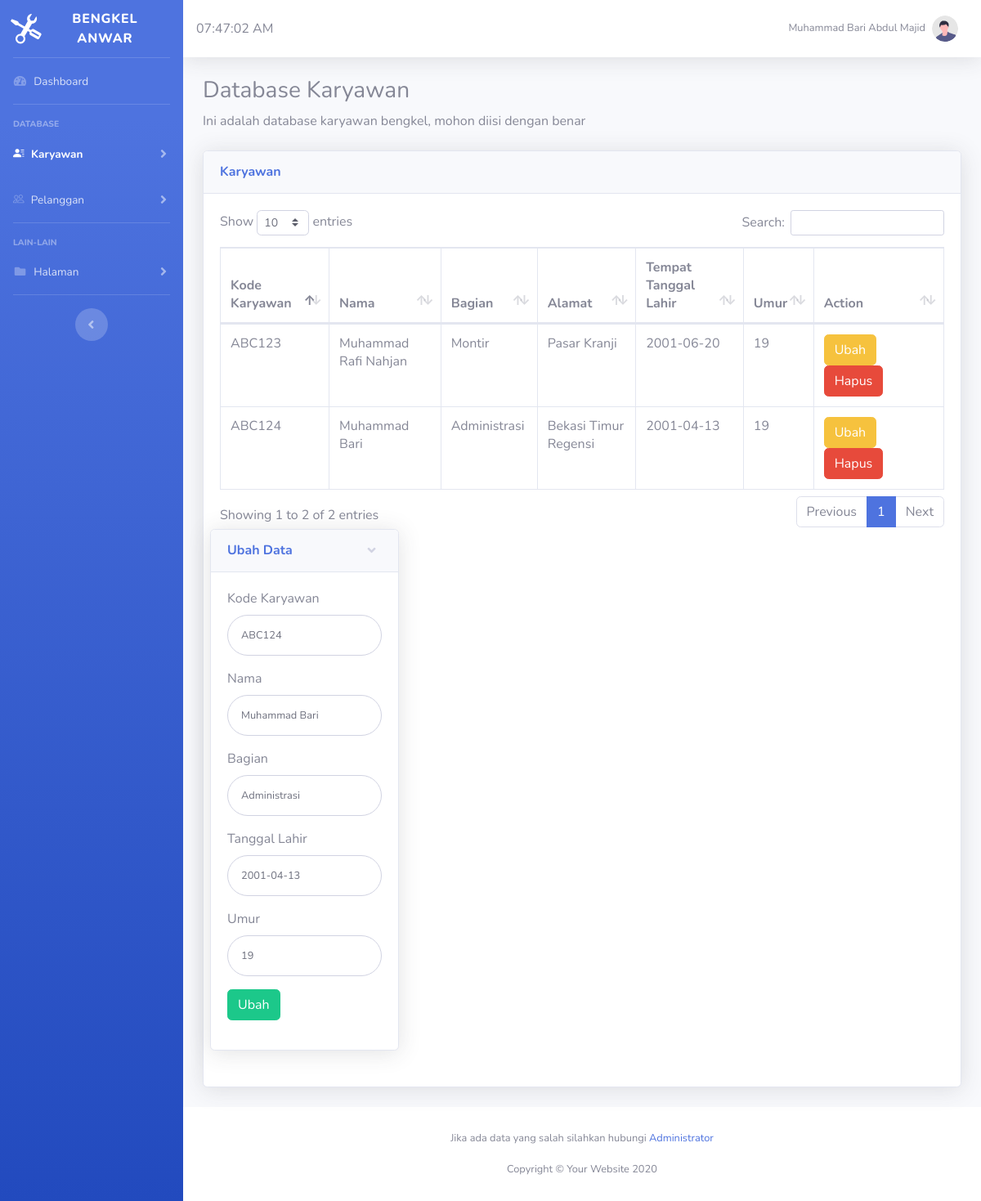
The app's page /ubahkaryawan.php (signed in) with its own data.
### tables this page shows
CREATE TABLE `data_diri` (
  `kd_karyawan` varchar(10) NOT NULL,
  `nama_karyawan` varchar(30) NOT NULL,
  `bagian` varchar(20) NOT NULL,
  `alamat_karyawan` varchar(30) NOT NULL,
  `ttl_karyawan` date NOT NULL,
  `umur` int(2) NOT NULL
);

### ubahkaryawan.php (the view, shortened to what this page needs)
<html>
    <head>
    <link rel="stylesheet" href="https://cdn.jsdelivr.net/npm/bootstrap-icons@1.4.1/font/bootstrap-icons.css">
    <link href="vendor/fontawesome-free/css/all.min.css" rel="stylesheet" type="text/css">
    <link href="css/sb-admin-2.min.css" rel="stylesheet">
    <link href="vendor/datatables/dataTables.bootstrap4.min.css" rel="stylesheet">
    </head>
<body id="page-top">
    <div id="wrapper">
        <ul class="navbar-nav bg-gradient-primary sidebar sidebar-dark accordion" id="accordionSidebar">
            <a class="sidebar-brand d-flex align-items-center justify-content-center" href="index.html">
                <div class="sidebar-brand-icon rotate-n-15">
                    <i class="bi bi-tools"></i>
                </div>
                <div class="sidebar-brand-text mx-3">Bengkel Anwar</div>
            </a>
            <hr class="sidebar-divider my-0">
            <li class="nav-item">
                <a class="nav-link" href="index.php">
                    <i class="fas fa-fw fa-tachometer-alt"></i>
                    <span>Dashboard</span></a>
            </li>
            <hr class="sidebar-divider">
            <div class="sidebar-heading">
                Database
            </div>
            <li class="nav-item active">
                <a class="nav-link collapsed" href="#" data-toggle="collapse" data-target="#collapseTwo"
                    aria-expanded="true" aria-controls="collapseTwo">
                    <i class="bi bi-person-lines-fill"></i>
                    <span>Karyawan</span>
                </a>
            </li>
            <li class="nav-item">
                <a class="nav-link collapsed" href="#" data-toggle="collapse" data-target="#collapseUtilities"
                    aria-expanded="true" aria-controls="collapseUtilities">
                    <i class="bi bi-people"></i>
                    <span>Pelanggan</span>
                </a>
            </li>
            <hr class="sidebar-divider">
            <div class="sidebar-heading">
                Lain-lain
            </div>
                <li class="nav-item">
                    <a class="nav-link collapsed" href="#" data-toggle="collapse" data-target="#collapsePages"
                        aria-expanded="true" aria-controls="collapsePages">
                        <i class="fas fa-fw fa-folder"></i>
                        <span>Halaman</span>
                    </a>
                </li>
            <hr class="sidebar-divider d-none d-md-block">
            <div class="text-center d-none d-md-inline">
                <button class="rounded-circle border-0" id="sidebarToggle"></button>
            </div>
        </ul>
        <div id="content-wrapper" class="d-flex flex-column">
            <div id="content">
                <nav class="navbar navbar-expand navbar-light bg-white topbar mb-4 static-top shadow">
                <div id="clock"></div>
                    <ul class="navbar-nav ml-auto">
                        <li class="nav-item dropdown no-arrow">
                            <a class="nav-link dropdown-toggle" href="#" id="userDropdown" role="button"
                                data-toggle="dropdown" aria-haspopup="true" aria-expanded="false">
                                <span class="mr-2 d-none d-lg-inline text-gray-600 small">
                                <?php
                                $nama = $_SESSION["nama"];
                                echo "$nama";?></span>
                                <img class="img-profile rounded-circle"
                                    src="img/undraw_profile.svg">
                            </a>
                        </li>
                    </ul>
                </nav>
                <div class="container-fluid">
                    <h1 class="h3 mb-2 text-gray 800">Database Karyawan</h1>
                    <p class="mb-4"> Ini adalah database karyawan bengkel, mohon diisi dengan benar </p>
                    <div class="card shadow mb-4">
                        <div class="card-header py-3">
                            <h6 class="m-0 font-weight-bold text-primary">Karyawan</h6>
                        </div>
                        <div class="card-body">
                            <div class="table-responsive">
                                <table class="table table-bordered" id="dataTable" width="100%" cellspacing="0">
                                    <thead>
                                        <tr>
                                            <th>Kode Karyawan</th>
                                            <th>Nama</th>
                                            <th>Bagian</th>
                                            <th>Alamat</th>
                                            <th>Tempat Tanggal Lahir</th>
                                            <th>Umur</th>
                                            <th width="18%">Action</th>
                                        </tr>
                                    </thead>
                                    <tbody>
                                        <?php
                                        include 'koneksi.php';
                                        $data=mysqli_query($koneksi,"SELECT * FROM data_diri") or
                                        die(mysqli_error($koneksi));
                                        foreach ($data as $baris){ ?>
                                        <tr>
                                        <td><?php echo $baris['kd_karyawan'] ?></td>
                                        <td><?php echo $baris['nama_karyawan'] ?></td>
                                        <td><?php echo $baris['bagian'] ?></td>
                                        <td><?php echo $baris['alamat_karyawan'] ?></td>
                                        <td><?php echo $baris['ttl_karyawan'] ?></td>
                                        <td><?php echo $baris['umur'] ?></td>
                                        <td><a class="btn btn-warning"
                                        href="ubahkaryawan.php?=<?php echo $baris['kd_karyawan']?>">Ubah</a>
                                        <a class="btn btn-danger"
                                        href="hapusdatakaryawan.php?=<?php echo $baris['kd_karyawan']?>">Hapus</a>
                                        </td>
                                        </tr>
                                        <?php }
                                        ?>
                                    </tbody>
                                </table>
                            </div>
                            <div class="row">
                                <div class="card shadow mb-4">
                                    <a href="#collapsetambah" class="d-block card-header py-3" data-toggle="collapse"
                                            role="button" aria-expanded="false" aria-controls="collapse">
                                        <h6 class="m-0 font-weight-bold text-primary">Ubah Data</h6>
                                    </a>
                                    <div class="collapse show" id="collapsetambah">
                                        <div class="card-body">
                                        <form class="user"
                                        action="prosesubahkaryawan.php?kd_karyawan=<?php echo $baris['kd_karyawan']?>" method="POST">
                                        <div class="form-group">
                                        <label>Kode Karyawan</label>
                                        <input type="text" class="form-control form-control-user" name="kd_karyawan"
                                        value="<?php echo $baris['kd_karyawan']?>">
                                        </div>
                                        <div class="form-group">
                                        <label>Nama</label>
                                        <input type="text" class="form-control form-control-user" name="nama"
                                        value="<?php echo $baris['nama_karyawan']?>">
                                        </div>
                                        <div class="form-group">
                                        <label>Bagian</label>
                                        <input type="text" class="form-control form-control-user" name="bagian"
                                        value="<?php echo $baris['bagian']?>">
                                        </div>
                                        <div class="form-group">
                                        <div class="form-group">
                                        <label>Tanggal Lahir</label>
                                        <input type="text" class="form-control form-control-user" name="ttl_karyawan"
                                        value="<?php echo $baris['ttl_karyawan']?>">
                                        </div>
                                        <div class="form-group">
                                        <label>Umur</label>
                                        <input type="text" class="form-control form-control-user" name="umur"
                                        value="<?php echo $baris['umur']?>">
                                        </div>
                                        <input type="submit" class="btn btn-success" value="Ubah">
                                        </div>
                                        </form>
                                        </div>
                                    </div>
                                </div>
                            </div>
                        </div>
                    </div>
                </div>
            </div>
            <footer class="sticky-footer bg-white">
                <div class="container my-auto">
                    <div class="copyright text-center my-auto">
                        <span>Jika ada data yang salah silahkan hubungi <a href="#">Administrator</a></span>
                        <span><br><br><br>Copyright &copy; Your Website 2020</span>
                    </div>
                </div>
            </footer>
        </div>
    </div>
</body>
</html>

### records on screen
data_diri: kd_karyawan "ABC123", nama_karyawan "Muhammad Rafi Nahjan", bagian "Montir", alamat_karyawan "Pasar Kranji", ttl_karyawan "2001-06-20", umur "19"
data_diri: kd_karyawan "ABC124", nama_karyawan "Muhammad Bari", bagian "Administrasi", alamat_karyawan "Bekasi Timur Regensi", ttl_karyawan "2001-04-13", umur "19", nama "Muhammad Bari"

### other values on screen
$nama "Muhammad Bari Abdul Majid"
